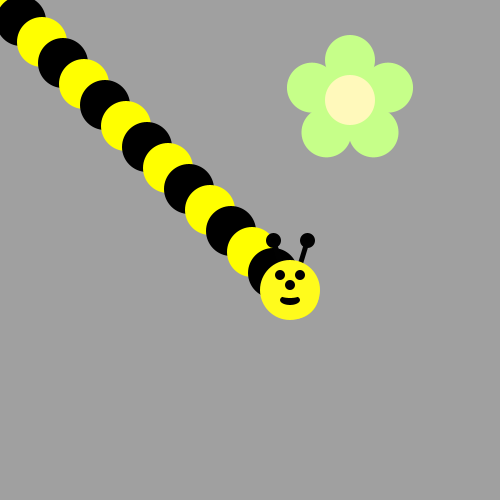
Frame 1 (no input)
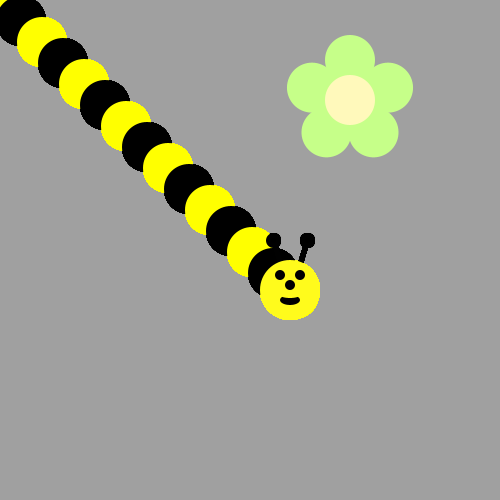
Frame 60 (the mouse pressed at the canvas centre just before this capture)
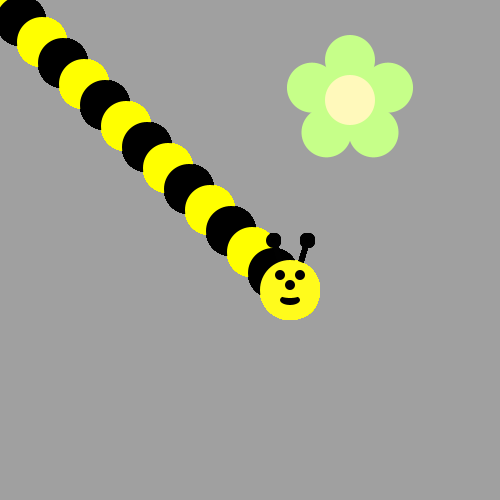
Frame 120 (the mouse held since frame 60 and released just before this capture)

The Processing sketch that drew these frames (run headless with seeded random() and noise(); from frame 60 on, the mouse is pressed at the canvas centre):

// Processing sketch: bumble_bee
// ── bumble_bee.pde

void setup() {
     ellipseMode(CENTER);
     size(500, 500);
     background(160, 160, 160);
     drawFlower(350, 100);
}

void draw() {
  
// First run the program and you should see a flower.  
  
  
/* Then, use a loop to make a body for the Bee! 
(see the image on the recipe, it's a diagonal line of circles)
Use remainder to make the colors alternate between yellow and black
*/
for (int i = 0; i<300;i+=21){
 if (i % 2 == 0) {
         fill(255,255,0);
         ellipse(i,i, 50,50);
    }
    else {
       fill(0,0,0);
         ellipse(i,i, 50,50);
        


}
}
drawBeeFace(290,290);


/*
Now put his head on using drawBeeFace(x,y)
*/


}
/**************   Use these methods but  DON'T CHANGE THE CODE BELOW  **************/

void drawFlower(int x, int y) {
     noStroke();
     translate(x, y);
     // draw 5 petals, rotating after each one
     fill(#c6ff89);      // green
      for (int i = 0; i < 5; i++) {
           ellipse(0, -40, 50, 50);
          rotate(radians(72));
     }
     fill(#fff9bb); // light yellow
     ellipse(0, 0, 50, 50);
} 
void drawBeeFace(int BeeFaceX, int BeeFaceY) {
     noStroke();
     fill(0, 0, 0);
     stroke(1);
     strokeWeight(5);
     line(BeeFaceX-10, BeeFaceY-27, BeeFaceX-17, BeeFaceY-50);
     line(BeeFaceX+10, BeeFaceY-27, BeeFaceX+17, BeeFaceY-50);
     ellipse(BeeFaceX-17, BeeFaceY-50, 10, 10);
     ellipse(BeeFaceX+17, BeeFaceY-50, 10, 10);
     noStroke();
     fill(255, 251, 28);
     ellipse(BeeFaceX, BeeFaceY, 60, 60); // face
     fill(255, 237, 209);
     fill(0,0,0);
      ellipse(BeeFaceX-10, BeeFaceY-15, 10, 10); // eyes
     ellipse(BeeFaceX+10, BeeFaceY-15, 10, 10);
      ellipse(BeeFaceX, BeeFaceY-5, 10, 10); // nose
      ellipse(BeeFaceX, BeeFaceY+10, 20, 10);// mouth
     fill(255, 251, 28);
     ellipse(BeeFaceX, BeeFaceY+5, 20, 6);
}
